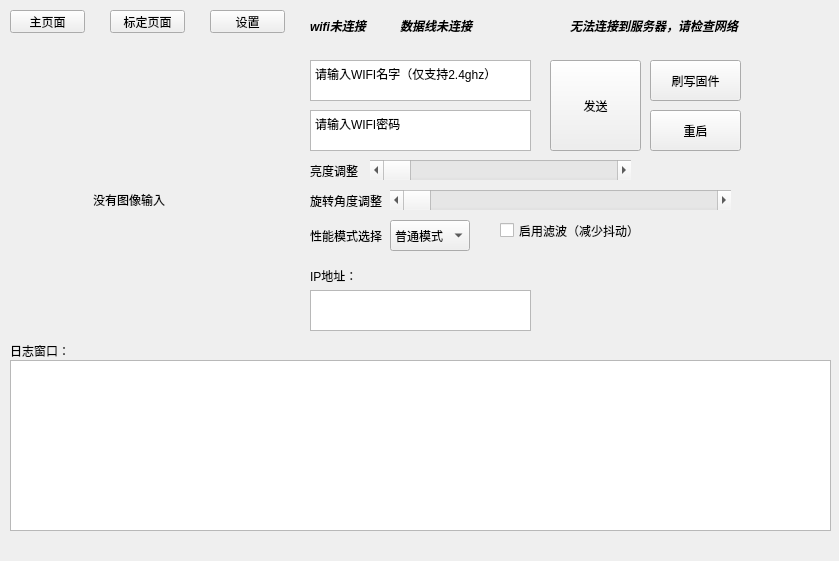
<?xml version="1.0" encoding="UTF-8"?>
<ui version="4.0">
 <class>PaperTrackerMainWindow</class>
 <widget class="QWidget" name="PaperTrackerMainWindow">
  <property name="geometry">
   <rect>
    <x>0</x>
    <y>0</y>
    <width>839</width>
    <height>561</height>
   </rect>
  </property>
  <property name="windowTitle">
   <string>PaperTrack</string>
  </property>
  <property name="styleSheet">
   <string notr="true"/>
  </property>
  <widget class="QStackedWidget" name="stackedWidget">
   <property name="geometry">
    <rect>
     <x>0</x>
     <y>50</y>
     <width>841</width>
     <height>491</height>
    </rect>
   </property>
   <property name="currentIndex">
    <number>0</number>
   </property>
   <widget class="QWidget" name="page">
    <widget class="QLabel" name="ImageLabel">
     <property name="geometry">
      <rect>
       <x>10</x>
       <y>10</y>
       <width>280</width>
       <height>280</height>
      </rect>
     </property>
     <property name="text">
      <string>                         没有图像输入</string>
     </property>
     <property name="textInteractionFlags">
      <set>Qt::TextInteractionFlag::NoTextInteraction</set>
     </property>
    </widget>
    <widget class="QPlainTextEdit" name="SSIDText">
     <property name="geometry">
      <rect>
       <x>310</x>
       <y>10</y>
       <width>221</width>
       <height>41</height>
      </rect>
     </property>
     <property name="plainText">
      <string>请输入WIFI名字（仅支持2.4ghz）</string>
     </property>
    </widget>
    <widget class="QPlainTextEdit" name="PasswordText">
     <property name="geometry">
      <rect>
       <x>310</x>
       <y>60</y>
       <width>221</width>
       <height>41</height>
      </rect>
     </property>
     <property name="plainText">
      <string>请输入WIFI密码</string>
     </property>
    </widget>
    <widget class="QScrollBar" name="BrightnessBar">
     <property name="geometry">
      <rect>
       <x>370</x>
       <y>110</y>
       <width>261</width>
       <height>20</height>
      </rect>
     </property>
     <property name="orientation">
      <enum>Qt::Orientation::Horizontal</enum>
     </property>
    </widget>
    <widget class="QLabel" name="label">
     <property name="geometry">
      <rect>
       <x>310</x>
       <y>110</y>
       <width>51</width>
       <height>21</height>
      </rect>
     </property>
     <property name="text">
      <string>亮度调整</string>
     </property>
    </widget>
    <widget class="QPushButton" name="wifi_send_Button">
     <property name="geometry">
      <rect>
       <x>550</x>
       <y>10</y>
       <width>91</width>
       <height>91</height>
      </rect>
     </property>
     <property name="text">
      <string>发送</string>
     </property>
    </widget>
    <widget class="QPushButton" name="FlashFirmwareButton">
     <property name="geometry">
      <rect>
       <x>650</x>
       <y>10</y>
       <width>91</width>
       <height>41</height>
      </rect>
     </property>
     <property name="text">
      <string>刷写固件</string>
     </property>
    </widget>
    <widget class="QPlainTextEdit" name="LogText">
     <property name="geometry">
      <rect>
       <x>10</x>
       <y>310</y>
       <width>821</width>
       <height>171</height>
      </rect>
     </property>
     <property name="readOnly">
      <bool>true</bool>
     </property>
    </widget>
    <widget class="QLabel" name="label_2">
     <property name="geometry">
      <rect>
       <x>10</x>
       <y>291</y>
       <width>111</width>
       <height>20</height>
      </rect>
     </property>
     <property name="text">
      <string>日志窗口：</string>
     </property>
    </widget>
    <widget class="QTextEdit" name="textEdit">
     <property name="geometry">
      <rect>
       <x>310</x>
       <y>240</y>
       <width>221</width>
       <height>41</height>
      </rect>
     </property>
     <property name="readOnly">
      <bool>true</bool>
     </property>
    </widget>
    <widget class="QLabel" name="label_16">
     <property name="geometry">
      <rect>
       <x>310</x>
       <y>210</y>
       <width>51</width>
       <height>31</height>
      </rect>
     </property>
     <property name="text">
      <string>IP地址：</string>
     </property>
    </widget>
    <widget class="QPushButton" name="restart_Button">
     <property name="geometry">
      <rect>
       <x>650</x>
       <y>60</y>
       <width>91</width>
       <height>41</height>
      </rect>
     </property>
     <property name="text">
      <string>重启</string>
     </property>
    </widget>
    <widget class="QLabel" name="label_17">
     <property name="geometry">
      <rect>
       <x>310</x>
       <y>140</y>
       <width>81</width>
       <height>21</height>
      </rect>
     </property>
     <property name="text">
      <string>旋转角度调整</string>
     </property>
    </widget>
    <widget class="QScrollBar" name="RotateImageBar">
     <property name="geometry">
      <rect>
       <x>390</x>
       <y>140</y>
       <width>341</width>
       <height>20</height>
      </rect>
     </property>
     <property name="maximum">
      <number>1080</number>
     </property>
     <property name="pageStep">
      <number>40</number>
     </property>
     <property name="orientation">
      <enum>Qt::Orientation::Horizontal</enum>
     </property>
    </widget>
    <widget class="QCheckBox" name="UseFilterBox">
     <property name="geometry">
      <rect>
       <x>500</x>
       <y>170</y>
       <width>141</width>
       <height>21</height>
      </rect>
     </property>
     <property name="text">
      <string>启用滤波（减少抖动）</string>
     </property>
    </widget>
    <widget class="QComboBox" name="EnergyModeBox">
     <property name="geometry">
      <rect>
       <x>390</x>
       <y>170</y>
       <width>80</width>
       <height>31</height>
      </rect>
     </property>
     <property name="duplicatesEnabled">
      <bool>false</bool>
     </property>
     <item>
      <property name="text">
       <string>普通模式</string>
      </property>
     </item>
     <item>
      <property name="text">
       <string>节能模式</string>
      </property>
     </item>
     <item>
      <property name="text">
       <string>性能模式</string>
      </property>
     </item>
    </widget>
    <widget class="QLabel" name="label_18">
     <property name="geometry">
      <rect>
       <x>310</x>
       <y>170</y>
       <width>81</width>
       <height>31</height>
      </rect>
     </property>
     <property name="text">
      <string>性能模式选择</string>
     </property>
    </widget>
    <zorder>SSIDText</zorder>
    <zorder>PasswordText</zorder>
    <zorder>BrightnessBar</zorder>
    <zorder>label</zorder>
    <zorder>wifi_send_Button</zorder>
    <zorder>FlashFirmwareButton</zorder>
    <zorder>LogText</zorder>
    <zorder>label_2</zorder>
    <zorder>textEdit</zorder>
    <zorder>label_16</zorder>
    <zorder>restart_Button</zorder>
    <zorder>label_17</zorder>
    <zorder>RotateImageBar</zorder>
    <zorder>UseFilterBox</zorder>
    <zorder>EnergyModeBox</zorder>
    <zorder>label_18</zorder>
    <zorder>ImageLabel</zorder>
   </widget>
   <widget class="QWidget" name="page_2">
    <widget class="QScrollArea" name="scrollArea">
     <property name="geometry">
      <rect>
       <x>0</x>
       <y>30</y>
       <width>500</width>
       <height>441</height>
      </rect>
     </property>
     <property name="minimumSize">
      <size>
       <width>500</width>
       <height>441</height>
      </size>
     </property>
     <property name="verticalScrollBarPolicy">
      <enum>Qt::ScrollBarPolicy::ScrollBarAsNeeded</enum>
     </property>
     <property name="widgetResizable">
      <bool>false</bool>
     </property>
     <widget class="QWidget" name="scrollAreaWidgetContents">
      <property name="geometry">
       <rect>
        <x>0</x>
        <y>0</y>
        <width>639</width>
        <height>500</height>
       </rect>
      </property>
      <property name="minimumSize">
       <size>
        <width>0</width>
        <height>500</height>
       </size>
      </property>
      <widget class="QLabel" name="label_5">
       <property name="geometry">
        <rect>
         <x>10</x>
         <y>10</y>
         <width>91</width>
         <height>16</height>
        </rect>
       </property>
       <property name="text">
        <string>左脸颊</string>
       </property>
      </widget>
      <widget class="QLabel" name="label_10">
       <property name="geometry">
        <rect>
         <x>10</x>
         <y>210</y>
         <width>91</width>
         <height>16</height>
        </rect>
       </property>
       <property name="text">
        <string>嘴左移</string>
       </property>
      </widget>
      <widget class="QLabel" name="label_13">
       <property name="geometry">
        <rect>
         <x>10</x>
         <y>330</y>
         <width>91</width>
         <height>16</height>
        </rect>
       </property>
       <property name="text">
        <string>舌头向上</string>
       </property>
      </widget>
      <widget class="QLabel" name="label_6">
       <property name="geometry">
        <rect>
         <x>10</x>
         <y>50</y>
         <width>91</width>
         <height>16</height>
        </rect>
       </property>
       <property name="text">
        <string>右脸颊</string>
       </property>
      </widget>
      <widget class="QLabel" name="label_15">
       <property name="geometry">
        <rect>
         <x>10</x>
         <y>410</y>
         <width>91</width>
         <height>16</height>
        </rect>
       </property>
       <property name="text">
        <string>舌头向左</string>
       </property>
      </widget>
      <widget class="QLabel" name="label_7">
       <property name="geometry">
        <rect>
         <x>10</x>
         <y>90</y>
         <width>91</width>
         <height>16</height>
        </rect>
       </property>
       <property name="text">
        <string>张嘴</string>
       </property>
      </widget>
      <widget class="QLabel" name="label_11">
       <property name="geometry">
        <rect>
         <x>10</x>
         <y>250</y>
         <width>91</width>
         <height>16</height>
        </rect>
       </property>
       <property name="text">
        <string>嘴右移</string>
       </property>
      </widget>
      <widget class="QLabel" name="label_9">
       <property name="geometry">
        <rect>
         <x>10</x>
         <y>170</y>
         <width>91</width>
         <height>16</height>
        </rect>
       </property>
       <property name="text">
        <string>下巴右移</string>
       </property>
      </widget>
      <widget class="QLabel" name="label_14">
       <property name="geometry">
        <rect>
         <x>10</x>
         <y>370</y>
         <width>91</width>
         <height>16</height>
        </rect>
       </property>
       <property name="text">
        <string>舌头向下</string>
       </property>
      </widget>
      <widget class="QLabel" name="label_8">
       <property name="geometry">
        <rect>
         <x>10</x>
         <y>130</y>
         <width>91</width>
         <height>16</height>
        </rect>
       </property>
       <property name="text">
        <string>下巴左移</string>
       </property>
      </widget>
      <widget class="QLabel" name="label_12">
       <property name="geometry">
        <rect>
         <x>10</x>
         <y>290</y>
         <width>91</width>
         <height>16</height>
        </rect>
       </property>
       <property name="text">
        <string>舌头伸出</string>
       </property>
      </widget>
      <widget class="QLabel" name="label_31">
       <property name="geometry">
        <rect>
         <x>10</x>
         <y>450</y>
         <width>91</width>
         <height>16</height>
        </rect>
       </property>
       <property name="text">
        <string>舌头向右</string>
       </property>
      </widget>
      <widget class="QProgressBar" name="CheekPullLeftValue">
       <property name="geometry">
        <rect>
         <x>350</x>
         <y>0</y>
         <width>151</width>
         <height>31</height>
        </rect>
       </property>
       <property name="value">
        <number>24</number>
       </property>
      </widget>
      <widget class="QProgressBar" name="CheekPullRightValue">
       <property name="geometry">
        <rect>
         <x>350</x>
         <y>40</y>
         <width>151</width>
         <height>31</height>
        </rect>
       </property>
       <property name="value">
        <number>24</number>
       </property>
      </widget>
      <widget class="QProgressBar" name="JawLeftValue">
       <property name="geometry">
        <rect>
         <x>350</x>
         <y>120</y>
         <width>151</width>
         <height>31</height>
        </rect>
       </property>
       <property name="value">
        <number>24</number>
       </property>
      </widget>
      <widget class="QProgressBar" name="JawOpenValue">
       <property name="geometry">
        <rect>
         <x>350</x>
         <y>80</y>
         <width>151</width>
         <height>31</height>
        </rect>
       </property>
       <property name="value">
        <number>24</number>
       </property>
      </widget>
      <widget class="QProgressBar" name="MouthLeftValue">
       <property name="geometry">
        <rect>
         <x>350</x>
         <y>200</y>
         <width>151</width>
         <height>31</height>
        </rect>
       </property>
       <property name="value">
        <number>24</number>
       </property>
      </widget>
      <widget class="QProgressBar" name="JawRightValue">
       <property name="geometry">
        <rect>
         <x>350</x>
         <y>160</y>
         <width>151</width>
         <height>31</height>
        </rect>
       </property>
       <property name="value">
        <number>24</number>
       </property>
      </widget>
      <widget class="QProgressBar" name="TongueOutValue">
       <property name="geometry">
        <rect>
         <x>350</x>
         <y>280</y>
         <width>151</width>
         <height>31</height>
        </rect>
       </property>
       <property name="value">
        <number>24</number>
       </property>
      </widget>
      <widget class="QProgressBar" name="MouthRightValue">
       <property name="geometry">
        <rect>
         <x>350</x>
         <y>240</y>
         <width>151</width>
         <height>31</height>
        </rect>
       </property>
       <property name="value">
        <number>24</number>
       </property>
      </widget>
      <widget class="QProgressBar" name="TongueDownValue">
       <property name="geometry">
        <rect>
         <x>350</x>
         <y>360</y>
         <width>151</width>
         <height>31</height>
        </rect>
       </property>
       <property name="value">
        <number>24</number>
       </property>
      </widget>
      <widget class="QProgressBar" name="TongueUpValue">
       <property name="geometry">
        <rect>
         <x>350</x>
         <y>320</y>
         <width>151</width>
         <height>31</height>
        </rect>
       </property>
       <property name="value">
        <number>24</number>
       </property>
      </widget>
      <widget class="QProgressBar" name="TongueRightValue">
       <property name="geometry">
        <rect>
         <x>350</x>
         <y>440</y>
         <width>151</width>
         <height>31</height>
        </rect>
       </property>
       <property name="value">
        <number>24</number>
       </property>
      </widget>
      <widget class="QProgressBar" name="TongueLeftValue">
       <property name="geometry">
        <rect>
         <x>350</x>
         <y>400</y>
         <width>151</width>
         <height>31</height>
        </rect>
       </property>
       <property name="value">
        <number>24</number>
       </property>
      </widget>
      <widget class="QScrollBar" name="CheekPuffLeftBar">
       <property name="geometry">
        <rect>
         <x>120</x>
         <y>10</y>
         <width>201</width>
         <height>16</height>
        </rect>
       </property>
       <property name="orientation">
        <enum>Qt::Orientation::Horizontal</enum>
       </property>
      </widget>
      <widget class="QScrollBar" name="CheekPuffRightBar">
       <property name="geometry">
        <rect>
         <x>120</x>
         <y>50</y>
         <width>201</width>
         <height>16</height>
        </rect>
       </property>
       <property name="orientation">
        <enum>Qt::Orientation::Horizontal</enum>
       </property>
      </widget>
      <widget class="QScrollBar" name="JawOpenBar">
       <property name="geometry">
        <rect>
         <x>120</x>
         <y>90</y>
         <width>201</width>
         <height>16</height>
        </rect>
       </property>
       <property name="orientation">
        <enum>Qt::Orientation::Horizontal</enum>
       </property>
      </widget>
      <widget class="QScrollBar" name="JawLeftBar">
       <property name="geometry">
        <rect>
         <x>120</x>
         <y>130</y>
         <width>201</width>
         <height>16</height>
        </rect>
       </property>
       <property name="orientation">
        <enum>Qt::Orientation::Horizontal</enum>
       </property>
      </widget>
      <widget class="QScrollBar" name="MouthLeftBar">
       <property name="geometry">
        <rect>
         <x>120</x>
         <y>210</y>
         <width>201</width>
         <height>16</height>
        </rect>
       </property>
       <property name="orientation">
        <enum>Qt::Orientation::Horizontal</enum>
       </property>
      </widget>
      <widget class="QScrollBar" name="JawRightBar">
       <property name="geometry">
        <rect>
         <x>120</x>
         <y>170</y>
         <width>201</width>
         <height>16</height>
        </rect>
       </property>
       <property name="orientation">
        <enum>Qt::Orientation::Horizontal</enum>
       </property>
      </widget>
      <widget class="QScrollBar" name="TongueOutBar">
       <property name="geometry">
        <rect>
         <x>120</x>
         <y>290</y>
         <width>201</width>
         <height>16</height>
        </rect>
       </property>
       <property name="orientation">
        <enum>Qt::Orientation::Horizontal</enum>
       </property>
      </widget>
      <widget class="QScrollBar" name="MouthRightBar">
       <property name="geometry">
        <rect>
         <x>120</x>
         <y>250</y>
         <width>201</width>
         <height>16</height>
        </rect>
       </property>
       <property name="orientation">
        <enum>Qt::Orientation::Horizontal</enum>
       </property>
      </widget>
      <widget class="QScrollBar" name="TongueDownBar">
       <property name="geometry">
        <rect>
         <x>120</x>
         <y>370</y>
         <width>201</width>
         <height>16</height>
        </rect>
       </property>
       <property name="orientation">
        <enum>Qt::Orientation::Horizontal</enum>
       </property>
      </widget>
      <widget class="QScrollBar" name="TongueUpBar">
       <property name="geometry">
        <rect>
         <x>120</x>
         <y>330</y>
         <width>201</width>
         <height>16</height>
        </rect>
       </property>
       <property name="orientation">
        <enum>Qt::Orientation::Horizontal</enum>
       </property>
      </widget>
      <widget class="QScrollBar" name="TongueRightBar">
       <property name="geometry">
        <rect>
         <x>120</x>
         <y>450</y>
         <width>201</width>
         <height>16</height>
        </rect>
       </property>
       <property name="orientation">
        <enum>Qt::Orientation::Horizontal</enum>
       </property>
      </widget>
      <widget class="QScrollBar" name="TongueLeftBar">
       <property name="geometry">
        <rect>
         <x>120</x>
         <y>410</y>
         <width>201</width>
         <height>16</height>
        </rect>
       </property>
       <property name="orientation">
        <enum>Qt::Orientation::Horizontal</enum>
       </property>
      </widget>
     </widget>
    </widget>
    <widget class="QPushButton" name="SaveParamConfigButton">
     <property name="geometry">
      <rect>
       <x>510</x>
       <y>30</y>
       <width>131</width>
       <height>41</height>
      </rect>
     </property>
     <property name="text">
      <string>保存参数</string>
     </property>
    </widget>
    <widget class="QLabel" name="ImageLabelCal">
     <property name="geometry">
      <rect>
       <x>510</x>
       <y>190</y>
       <width>280</width>
       <height>280</height>
      </rect>
     </property>
     <property name="text">
      <string/>
     </property>
    </widget>
    <widget class="QLabel" name="label_3">
     <property name="geometry">
      <rect>
       <x>200</x>
       <y>10</y>
       <width>61</width>
       <height>16</height>
      </rect>
     </property>
     <property name="text">
      <string>放大倍率</string>
     </property>
    </widget>
    <widget class="QLabel" name="label_4">
     <property name="geometry">
      <rect>
       <x>310</x>
       <y>10</y>
       <width>61</width>
       <height>16</height>
      </rect>
     </property>
     <property name="text">
      <string>x3</string>
     </property>
    </widget>
    <widget class="QLabel" name="label_19">
     <property name="geometry">
      <rect>
       <x>130</x>
       <y>10</y>
       <width>61</width>
       <height>16</height>
      </rect>
     </property>
     <property name="text">
      <string>x1</string>
     </property>
    </widget>
   </widget>
   <widget class="QWidget" name="page_3">
    <widget class="QPushButton" name="CheckClientVersionButton">
     <property name="geometry">
      <rect>
       <x>20</x>
       <y>10</y>
       <width>101</width>
       <height>41</height>
      </rect>
     </property>
     <property name="text">
      <string>检查客户端更新</string>
     </property>
    </widget>
    <widget class="QPushButton" name="CheckFirmwareVersionButton">
     <property name="geometry">
      <rect>
       <x>20</x>
       <y>60</y>
       <width>101</width>
       <height>41</height>
      </rect>
     </property>
     <property name="text">
      <string>检查固件更新</string>
     </property>
    </widget>
    <widget class="QComboBox" name="LanguageBox">
     <property name="geometry">
      <rect>
       <x>140</x>
       <y>50</y>
       <width>101</width>
       <height>31</height>
      </rect>
     </property>
     <item>
      <property name="text">
       <string>中文（简体）</string>
      </property>
     </item>
     <item>
      <property name="text">
       <string>English</string>
      </property>
     </item>
    </widget>
    <widget class="QLabel" name="label_20">
     <property name="geometry">
      <rect>
       <x>140</x>
       <y>20</y>
       <width>181</width>
       <height>16</height>
      </rect>
     </property>
     <property name="text">
      <string>语言/Language（开发中）</string>
     </property>
    </widget>
   </widget>
  </widget>
  <widget class="QPushButton" name="MainPageButton">
   <property name="geometry">
    <rect>
     <x>10</x>
     <y>10</y>
     <width>75</width>
     <height>23</height>
    </rect>
   </property>
   <property name="text">
    <string>主页面</string>
   </property>
  </widget>
  <widget class="QPushButton" name="CalibrationPageButton">
   <property name="geometry">
    <rect>
     <x>110</x>
     <y>10</y>
     <width>75</width>
     <height>23</height>
    </rect>
   </property>
   <property name="text">
    <string>标定页面</string>
   </property>
  </widget>
  <widget class="QLabel" name="ClientStatusLabel">
   <property name="geometry">
    <rect>
     <x>570</x>
     <y>10</y>
     <width>231</width>
     <height>31</height>
    </rect>
   </property>
   <property name="font">
    <font>
     <italic>true</italic>
     <bold>true</bold>
    </font>
   </property>
   <property name="text">
    <string>无法连接到服务器，请检查网络</string>
   </property>
   <property name="textInteractionFlags">
    <set>Qt::TextInteractionFlag::NoTextInteraction</set>
   </property>
  </widget>
  <widget class="QLabel" name="WifiConnectLabel">
   <property name="geometry">
    <rect>
     <x>310</x>
     <y>10</y>
     <width>81</width>
     <height>31</height>
    </rect>
   </property>
   <property name="font">
    <font>
     <italic>true</italic>
     <bold>true</bold>
     <stylestrategy>PreferAntialias</stylestrategy>
    </font>
   </property>
   <property name="text">
    <string>wifi未连接</string>
   </property>
   <property name="textInteractionFlags">
    <set>Qt::TextInteractionFlag::NoTextInteraction</set>
   </property>
  </widget>
  <widget class="QLabel" name="SerialConnectLabel">
   <property name="geometry">
    <rect>
     <x>400</x>
     <y>10</y>
     <width>131</width>
     <height>31</height>
    </rect>
   </property>
   <property name="font">
    <font>
     <italic>true</italic>
     <bold>true</bold>
     <underline>false</underline>
     <stylestrategy>PreferAntialias</stylestrategy>
    </font>
   </property>
   <property name="cursor">
    <cursorShape>ArrowCursor</cursorShape>
   </property>
   <property name="text">
    <string>数据线未连接</string>
   </property>
   <property name="textFormat">
    <enum>Qt::TextFormat::AutoText</enum>
   </property>
   <property name="textInteractionFlags">
    <set>Qt::TextInteractionFlag::NoTextInteraction</set>
   </property>
  </widget>
  <widget class="QPushButton" name="SettingPageButton">
   <property name="geometry">
    <rect>
     <x>210</x>
     <y>10</y>
     <width>75</width>
     <height>23</height>
    </rect>
   </property>
   <property name="text">
    <string>设置</string>
   </property>
  </widget>
 </widget>
 <resources/>
 <connections/>
</ui>
